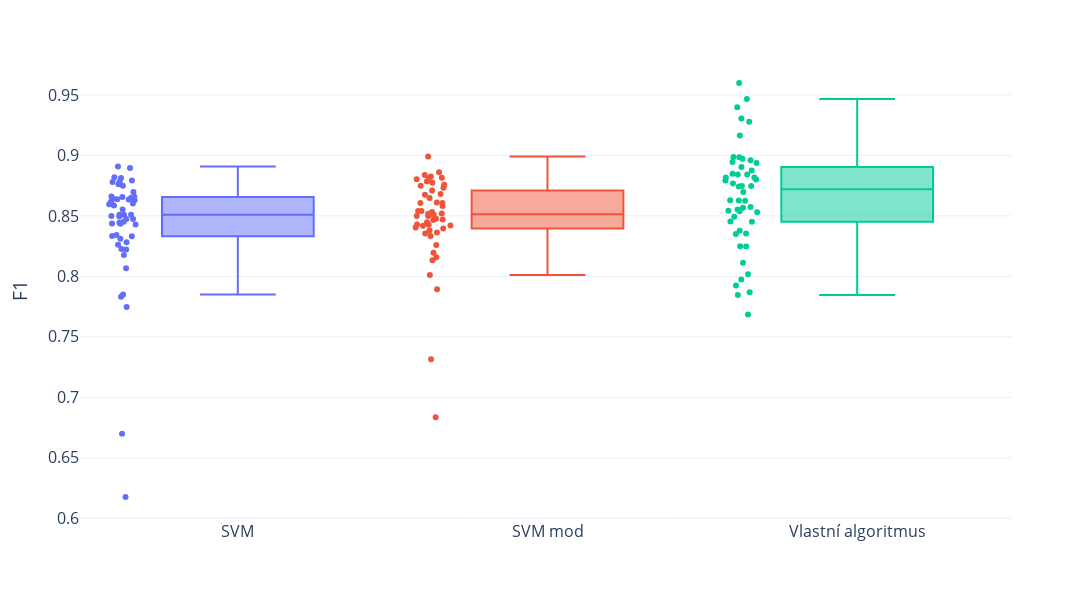

Notebook code for this chart:
### Code cell
fig = px.box(
    cytoplasma_results,
    x="Metric",
    y="Value",
    points="all",
    color="Metric",
    template="plotly_white",
)

fig.update_layout(
    showlegend=False,
    width=1600,
    height=600,
    xaxis_title=None,
    yaxis_title="F1",
    font=dict(size=16),
)

fig.update_xaxes(
    ticktext=[
        "SVM",
        "SVM mod",
        "Vlastní algoritmus",
    ],
    tickvals=[
        "F1_Cytoplasma",
        "F1_Cytoplasma_Mod",
        "f1",
    ],
)

fig.show()

### Figure 1 — Plotly figure (JSON) as saved in the notebook; plotly's stock layout.template omitted (floating-point values rounded to 4 significant figures)
{"data": [{"alignmentgroup": "True", "boxpoints": "all", "hovertemplate": "Metric=%{x}<br>Value=%{y}<extra></extra>", "legendgroup": "F1_Cytoplasma", "marker": {"color": "#636efa"}, "name": "F1_Cytoplasma", "notched": false, "offsetgroup": "F1_Cytoplasma", "orientation": "v", "showlegend": true, "type": "box", "x": ["F1_Cytoplasma", "F1_Cytoplasma", "F1_Cytoplasma", "F1_Cytoplasma", "F1_Cytoplasma", "F1_Cytoplasma", "F1_Cytoplasma", "F1_Cytoplasma", "F1_Cytoplasma", "F1_Cytoplasma", "F1_Cytoplasma", "F1_Cytoplasma", "F1_Cytoplasma", "F1_Cytoplasma", "F1_Cytoplasma", "F1_Cytoplasma", "F1_Cytoplasma", "F1_Cytoplasma", "F1_Cytoplasma", "F1_Cytoplasma", "F1_Cytoplasma", "F1_Cytoplasma", "F1_Cytoplasma", "F1_Cytoplasma", "F1_Cytoplasma", "F1_Cytoplasma", "F1_Cytoplasma", "F1_Cytoplasma", "F1_Cytoplasma", "F1_Cytoplasma", "F1_Cytoplasma", "F1_Cytoplasma", "F1_Cytoplasma", "F1_Cytoplasma", "F1_Cytoplasma", "F1_Cytoplasma", "F1_Cytoplasma", "F1_Cytoplasma", "F1_Cytoplasma", "F1_Cytoplasma", "F1_Cytoplasma", "F1_Cytoplasma", "F1_Cytoplasma", "F1_Cytoplasma", "F1_Cytoplasma", "F1_Cytoplasma", "F1_Cytoplasma", "F1_Cytoplasma", "F1_Cytoplasma", "F1_Cytoplasma"], "x0": " ", "xaxis": "x", "y": [0.8227, 0.8177, 0.8642, 0.8655, 0.8814, 0.8658, 0.8475, 0.8637, 0.8496, 0.8437, 0.8335, 0.851, 0.8444, 0.8698, 0.8636, 0.8603, 0.851, 0.85, 0.866, 0.8342, 0.785, 0.8261, 0.6177, 0.67, 0.8896, 0.8649, 0.8428, 0.7747, 0.8781, 0.8553, 0.8617, 0.882, 0.8629, 0.8474, 0.8435, 0.8908, 0.8597, 0.8067, 0.8451, 0.878, 0.8587, 0.8331, 0.8283, 0.8748, 0.7831, 0.8312, 0.8223, 0.8509, 0.8762, 0.8792], "y0": " ", "yaxis": "y"}, {"alignmentgroup": "True", "boxpoints": "all", "hovertemplate": "Metric=%{x}<br>Value=%{y}<extra></extra>", "legendgroup": "F1_Cytoplasma_Mod", "marker": {"color": "#EF553B"}, "name": "F1_Cytoplasma_Mod", "notched": false, "offsetgroup": "F1_Cytoplasma_Mod", "orientation": "v", "showlegend": true, "type": "box", "x": ["F1_Cytoplasma_Mod", "F1_Cytoplasma_Mod", "F1_Cytoplasma_Mod", "F1_Cytoplasma_Mod", "F1_Cytoplasma_Mod", "F1_Cytoplasma_Mod", "F1_Cytoplasma_Mod", "F1_Cytoplasma_Mod", "F1_Cytoplasma_Mod", "F1_Cytoplasma_Mod", "F1_Cytoplasma_Mod", "F1_Cytoplasma_Mod", "F1_Cytoplasma_Mod", "F1_Cytoplasma_Mod", "F1_Cytoplasma_Mod", "F1_Cytoplasma_Mod", "F1_Cytoplasma_Mod", "F1_Cytoplasma_Mod", "F1_Cytoplasma_Mod", "F1_Cytoplasma_Mod", "F1_Cytoplasma_Mod", "F1_Cytoplasma_Mod", "F1_Cytoplasma_Mod", "F1_Cytoplasma_Mod", "F1_Cytoplasma_Mod", "F1_Cytoplasma_Mod", "F1_Cytoplasma_Mod", "F1_Cytoplasma_Mod", "F1_Cytoplasma_Mod", "F1_Cytoplasma_Mod", "F1_Cytoplasma_Mod", "F1_Cytoplasma_Mod", "F1_Cytoplasma_Mod", "F1_Cytoplasma_Mod", "F1_Cytoplasma_Mod", "F1_Cytoplasma_Mod", "F1_Cytoplasma_Mod", "F1_Cytoplasma_Mod", "F1_Cytoplasma_Mod", "F1_Cytoplasma_Mod", "F1_Cytoplasma_Mod", "F1_Cytoplasma_Mod", "F1_Cytoplasma_Mod", "F1_Cytoplasma_Mod", "F1_Cytoplasma_Mod", "F1_Cytoplasma_Mod", "F1_Cytoplasma_Mod", "F1_Cytoplasma_Mod", "F1_Cytoplasma_Mod", "F1_Cytoplasma_Mod"], "x0": " ", "xaxis": "x", "y": [0.842, 0.8379, 0.8541, 0.8606, 0.8749, 0.8675, 0.8517, 0.8499, 0.8499, 0.8428, 0.7894, 0.8397, 0.8354, 0.868, 0.8826, 0.8648, 0.8335, 0.8611, 0.8774, 0.8447, 0.8363, 0.8509, 0.6836, 0.7316, 0.8803, 0.8711, 0.8471, 0.8012, 0.8785, 0.8607, 0.8839, 0.8816, 0.8581, 0.8531, 0.8405, 0.899, 0.8541, 0.8133, 0.8519, 0.881, 0.8467, 0.8476, 0.8418, 0.8732, 0.8195, 0.8259, 0.8157, 0.8427, 0.8757, 0.8862], "y0": " ", "yaxis": "y"}, {"alignmentgroup": "True", "boxpoints": "all", "hovertemplate": "Metric=%{x}<br>Value=%{y}<extra></extra>", "legendgroup": "f1", "marker": {"color": "#00cc96"}, "name": "f1", "notched": false, "offsetgroup": "f1", "orientation": "v", "showlegend": true, "type": "box", "x": ["f1", "f1", "f1", "f1", "f1", "f1", "f1", "f1", "f1", "f1", "f1", "f1", "f1", "f1", "f1", "f1", "f1", "f1", "f1", "f1", "f1", "f1", "f1", "f1", "f1", "f1", "f1", "f1", "f1", "f1", "f1", "f1", "f1", "f1", "f1", "f1", "f1", "f1", "f1", "f1", "f1", "f1", "f1", "f1", "f1", "f1", "f1", "f1", "f1", "f1"], "x0": " ", "xaxis": "x", "y": [0.8938, 0.8973, 0.8744, 0.7846, 0.8904, 0.8018, 0.7868, 0.8538, 0.8961, 0.8842, 0.8946, 0.8455, 0.8542, 0.8354, 0.8817, 0.8842, 0.8574, 0.8748, 0.8793, 0.8987, 0.7685, 0.8249, 0.8802, 0.8874, 0.9165, 0.9305, 0.9598, 0.9467, 0.835, 0.8697, 0.9279, 0.8529, 0.7925, 0.8568, 0.8112, 0.8625, 0.8627, 0.8492, 0.8818, 0.8553, 0.8378, 0.8985, 0.8451, 0.8247, 0.9399, 0.7975, 0.8847, 0.8768, 0.863, 0.8747], "y0": " ", "yaxis": "y"}], "layout": {"boxmode": "overlay", "font": {"size": 16}, "height": 600, "legend": {"title": {"text": "Metric"}, "tracegroupgap": 0}, "margin": {"t": 60}, "showlegend": false, "width": 1600, "xaxis": {"anchor": "y", "categoryarray": ["F1_Cytoplasma", "F1_Cytoplasma_Mod", "f1"], "categoryorder": "array", "domain": [0, 1], "ticktext": ["SVM", "SVM mod", "Vlastní algoritmus"], "tickvals": ["F1_Cytoplasma", "F1_Cytoplasma_Mod", "f1"], "title": {}}, "yaxis": {"anchor": "x", "domain": [0, 1], "title": {"text": "F1"}}}}
